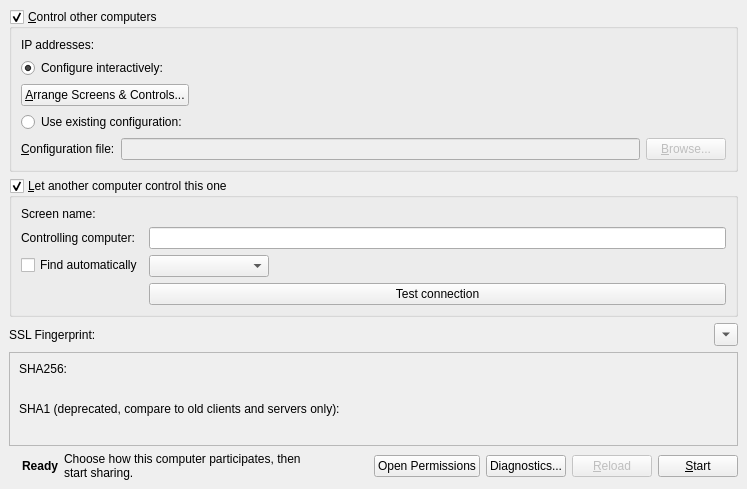
<?xml version="1.0" encoding="UTF-8"?>
<ui version="4.0">
 <class>MainWindow</class>
 <widget class="QMainWindow" name="MainWindow">
  <property name="sizePolicy">
   <sizepolicy hsizetype="Fixed" vsizetype="Fixed">
    <horstretch>0</horstretch>
    <verstretch>0</verstretch>
   </sizepolicy>
  </property>
  <property name="windowTitle">
   <string>InputLeap</string>
  </property>
  <widget class="QWidget" name="centralwidget">
   <layout class="QVBoxLayout" name="verticalLayout_2">
    <property name="sizeConstraint">
     <enum>QLayout::SetFixedSize</enum>
    </property>
    <item>
     <widget class="QGroupBox" name="m_pGroupServer">
      <property name="sizePolicy">
       <sizepolicy hsizetype="Preferred" vsizetype="Preferred">
        <horstretch>0</horstretch>
        <verstretch>0</verstretch>
       </sizepolicy>
      </property>
      <property name="title">
       <string>&amp;Control other computers</string>
      </property>
      <property name="checkable">
       <bool>true</bool>
      </property>
      <property name="checked">
       <bool>true</bool>
      </property>
      <layout class="QVBoxLayout">
       <item>
        <layout class="QFormLayout" name="formLayout">
         <property name="fieldGrowthPolicy">
          <enum>QFormLayout::AllNonFixedFieldsGrow</enum>
         </property>
         <item row="0" column="0">
          <widget class="QLabel" name="label_2">
           <property name="text">
            <string>IP addresses:</string>
           </property>
          </widget>
         </item>
         <item row="0" column="1">
          <widget class="QLabel" name="m_pLabelIpAddresses">
           <property name="text">
            <string notr="true"/>
           </property>
          </widget>
         </item>
        </layout>
       </item>
       <item>
        <widget class="QRadioButton" name="m_pRadioInternalConfig">
         <property name="text">
          <string>Configure interactively:</string>
         </property>
         <property name="checked">
          <bool>true</bool>
         </property>
        </widget>
       </item>
       <item>
        <layout class="QHBoxLayout" name="horizontalLayout_4">
         <item>
          <widget class="QPushButton" name="m_pButtonConfigureServer">
           <property name="text">
            <string>&amp;Arrange Screens &amp;&amp; Controls...</string>
           </property>
          </widget>
         </item>
         <item>
          <spacer>
           <property name="orientation">
            <enum>Qt::Horizontal</enum>
           </property>
           <property name="sizeHint" stdset="0">
            <size>
             <width>40</width>
             <height>20</height>
            </size>
           </property>
          </spacer>
         </item>
        </layout>
       </item>
       <item>
        <widget class="QRadioButton" name="m_pRadioExternalConfig">
         <property name="text">
          <string>Use existing configuration:</string>
         </property>
        </widget>
       </item>
       <item>
        <layout class="QHBoxLayout">
         <item>
          <widget class="QLabel" name="m_pLabelConfigurationFile">
           <property name="text">
            <string>&amp;Configuration file:</string>
           </property>
           <property name="buddy">
            <cstring>m_pLineEditConfigFile</cstring>
           </property>
          </widget>
         </item>
         <item>
          <widget class="QLineEdit" name="m_pLineEditConfigFile">
           <property name="enabled">
            <bool>false</bool>
           </property>
          </widget>
         </item>
         <item>
          <widget class="QPushButton" name="m_pButtonBrowseConfigFile">
           <property name="enabled">
            <bool>false</bool>
           </property>
           <property name="text">
            <string>&amp;Browse...</string>
           </property>
          </widget>
         </item>
        </layout>
       </item>
      </layout>
     </widget>
    </item>
    <item>
     <widget class="QGroupBox" name="m_pGroupClient">
      <property name="sizePolicy">
       <sizepolicy hsizetype="Preferred" vsizetype="Preferred">
        <horstretch>0</horstretch>
        <verstretch>0</verstretch>
       </sizepolicy>
      </property>
      <property name="title">
       <string>&amp;Let another computer control this one</string>
      </property>
      <property name="checkable">
       <bool>true</bool>
      </property>
      <property name="checked">
       <bool>true</bool>
      </property>
      <layout class="QFormLayout" name="formLayout_3">
       <property name="fieldGrowthPolicy">
        <enum>QFormLayout::AllNonFixedFieldsGrow</enum>
       </property>
       <item row="0" column="0">
        <widget class="QLabel" name="label_5">
         <property name="text">
          <string>Screen name:</string>
         </property>
        </widget>
       </item>
       <item row="0" column="1">
        <widget class="QLabel" name="m_pLabelScreenName">
         <property name="text">
          <string notr="true"/>
         </property>
        </widget>
       </item>
       <item row="2" column="0">
        <widget class="QLabel" name="m_pLabelServerName">
         <property name="text">
          <string>Controlling computer:</string>
         </property>
         <property name="buddy">
          <cstring>m_pLineEditHostname</cstring>
         </property>
        </widget>
       </item>
       <item row="2" column="1">
        <widget class="QLineEdit" name="m_pLineEditHostname"/>
       </item>
       <item row="3" column="0">
        <widget class="QCheckBox" name="m_pCheckBoxAutoConfig">
         <property name="text">
          <string>Find automatically</string>
         </property>
        </widget>
       </item>
       <item row="3" column="1">
        <widget class="QComboBox" name="m_pComboServerList">
         <property name="sizePolicy">
          <sizepolicy hsizetype="Maximum" vsizetype="Preferred">
           <horstretch>0</horstretch>
           <verstretch>0</verstretch>
          </sizepolicy>
         </property>
         <property name="minimumSize">
          <size>
           <width>120</width>
           <height>0</height>
          </size>
         </property>
        </widget>
       </item>
       <item row="4" column="1">
        <widget class="QPushButton" name="m_pButtonTestConnection">
         <property name="text">
          <string>Test connection</string>
         </property>
        </widget>
       </item>
      </layout>
     </widget>
    </item>
    <item>
     <layout class="QHBoxLayout" name="horizontalLayout_3">
      <item>
       <widget class="QLabel" name="m_pLabelFingerprint">
        <property name="sizePolicy">
         <sizepolicy hsizetype="Maximum" vsizetype="Preferred">
          <horstretch>0</horstretch>
          <verstretch>0</verstretch>
         </sizepolicy>
        </property>
        <property name="text">
         <string>SSL Fingerprint:</string>
        </property>
       </widget>
      </item>
      <item>
       <widget class="QLabel" name="m_pLabelLocalFingerprint">
        <property name="text">
         <string/>
        </property>
        <property name="textFormat">
         <enum>Qt::PlainText</enum>
        </property>
       </widget>
      </item>
      <item>
       <widget class="QToolButton" name="toolbutton_show_fingerprint">
        <property name="text">
         <string>...</string>
        </property>
        <property name="arrowType">
         <enum>Qt::DownArrow</enum>
        </property>
       </widget>
      </item>
     </layout>
    </item>
    <item>
     <widget class="QFrame" name="frame_fingerprint_details">
      <property name="frameShape">
       <enum>QFrame::StyledPanel</enum>
      </property>
      <property name="frameShadow">
       <enum>QFrame::Raised</enum>
      </property>
      <layout class="QGridLayout" name="gridLayout">
       <property name="sizeConstraint">
        <enum>QLayout::SetMinimumSize</enum>
       </property>
       <item row="1" column="1">
        <widget class="QLabel" name="label_sha256_randomart">
         <property name="font">
          <font>
           <family>Courier</family>
          </font>
         </property>
         <property name="text">
          <string/>
         </property>
         <property name="textInteractionFlags">
          <set>Qt::LinksAccessibleByMouse|Qt::TextSelectableByMouse</set>
         </property>
        </widget>
       </item>
       <item row="2" column="0" colspan="2">
        <widget class="QLabel" name="label_sha1">
         <property name="text">
          <string>SHA1 (deprecated, compare to old clients and servers only):</string>
         </property>
        </widget>
       </item>
       <item row="3" column="0" colspan="2">
        <widget class="QLabel" name="label_sha1_fingerprint_full">
         <property name="text">
          <string/>
         </property>
         <property name="textInteractionFlags">
          <set>Qt::LinksAccessibleByMouse|Qt::TextSelectableByMouse</set>
         </property>
        </widget>
       </item>
       <item row="0" column="0" colspan="2">
        <widget class="QLabel" name="label_sha256">
         <property name="text">
          <string>SHA256:</string>
         </property>
        </widget>
       </item>
       <item row="1" column="0">
        <widget class="QLabel" name="label_sha256_fingerprint_full">
         <property name="text">
          <string/>
         </property>
         <property name="textInteractionFlags">
          <set>Qt::LinksAccessibleByMouse|Qt::TextSelectableByMouse</set>
         </property>
        </widget>
       </item>
      </layout>
     </widget>
    </item>
    <item>
     <layout class="QHBoxLayout" name="horizontalLayout">
      <property name="sizeConstraint">
       <enum>QLayout::SetDefaultConstraint</enum>
      </property>
      <item>
       <widget class="QLabel" name="m_pLabelPadlock">
        <property name="enabled">
         <bool>true</bool>
        </property>
        <property name="text">
         <string/>
        </property>
       </widget>
      </item>
      <item>
       <widget class="QLabel" name="m_pStatusLabel">
        <property name="font">
         <font>
          <bold>true</bold>
         </font>
        </property>
        <property name="text">
         <string>Ready</string>
        </property>
       </widget>
      </item>
      <item>
       <widget class="QLabel" name="m_pStatusDetail">
        <property name="text">
         <string>Choose how this computer participates, then start sharing.</string>
        </property>
        <property name="wordWrap">
         <bool>true</bool>
        </property>
       </widget>
      </item>
      <item>
       <spacer name="spacer">
        <property name="orientation">
         <enum>Qt::Horizontal</enum>
        </property>
        <property name="sizeHint" stdset="0">
         <size>
          <width>40</width>
          <height>20</height>
         </size>
        </property>
       </spacer>
      </item>
      <item>
       <widget class="QPushButton" name="m_pButtonPermissions">
        <property name="text">
         <string>Open Permissions</string>
        </property>
       </widget>
      </item>
      <item>
       <widget class="QPushButton" name="m_pButtonDiagnostics">
        <property name="text">
         <string>Diagnostics...</string>
        </property>
       </widget>
      </item>
      <item>
       <widget class="QPushButton" name="m_pButtonReload">
        <property name="enabled">
         <bool>false</bool>
        </property>
        <property name="text">
         <string>&amp;Reload</string>
        </property>
       </widget>
      </item>
      <item>
       <widget class="QPushButton" name="m_pButtonToggleStart">
        <property name="text">
         <string>&amp;Start</string>
        </property>
       </widget>
      </item>
     </layout>
    </item>
   </layout>
  </widget>
  <action name="m_pActionAbout">
   <property name="text">
    <string>&amp;About InputLeap...</string>
   </property>
   <property name="shortcut">
    <string notr="true"/>
   </property>
   <property name="menuRole">
    <enum>QAction::AboutRole</enum>
   </property>
  </action>
  <action name="m_pActionQuit">
   <property name="text">
    <string>&amp;Quit</string>
   </property>
   <property name="statusTip">
    <string>Quit</string>
   </property>
   <property name="shortcut">
    <string notr="true">Ctrl+Q</string>
   </property>
   <property name="menuRole">
    <enum>QAction::QuitRole</enum>
   </property>
  </action>
  <action name="m_pActionStartCmdApp">
   <property name="text">
    <string>&amp;Start</string>
   </property>
   <property name="statusTip">
    <string>Run</string>
   </property>
   <property name="shortcut">
    <string notr="true">Ctrl+S</string>
   </property>
  </action>
  <action name="m_pActionStopCmdApp">
   <property name="enabled">
    <bool>false</bool>
   </property>
   <property name="text">
    <string>S&amp;top</string>
   </property>
   <property name="statusTip">
    <string>Stop</string>
   </property>
   <property name="shortcut">
    <string notr="true">Ctrl+T</string>
   </property>
  </action>
  <action name="m_pActionMinimize">
   <property name="text">
    <string>&amp;Hide</string>
   </property>
   <property name="toolTip">
    <string>Hide</string>
   </property>
   <property name="shortcut">
    <string notr="true">F5</string>
   </property>
  </action>
  <action name="m_pActionRestore">
   <property name="text">
    <string>&amp;Show</string>
   </property>
   <property name="toolTip">
    <string>Show</string>
   </property>
   <property name="shortcut">
    <string notr="true"/>
   </property>
  </action>
  <action name="m_pActionSave">
   <property name="text">
    <string>S&amp;ave configuration</string>
   </property>
   <property name="statusTip">
    <string>Save the interactively generated server configuration to a file.</string>
   </property>
   <property name="shortcut">
    <string notr="true">Ctrl+Alt+S</string>
   </property>
  </action>
  <action name="m_pActionSettings">
   <property name="text">
    <string>Change &amp;Settings</string>
   </property>
   <property name="statusTip">
    <string>Edit settings</string>
   </property>
   <property name="shortcut">
    <string notr="true">F4</string>
   </property>
   <property name="menuRole">
    <enum>QAction::PreferencesRole</enum>
   </property>
  </action>
  <action name="m_pActionShowLog">
   <property name="text">
    <string>Show &amp;Log</string>
   </property>
   <property name="toolTip">
    <string>Show Log</string>
   </property>
   <property name="shortcut">
    <string notr="true">F2</string>
   </property>
  </action>
  <action name="m_pActionReload">
   <property name="text">
    <string>&amp;Reload</string>
   </property>
   <property name="toolTip">
    <string>Reload app</string>
   </property>
   <property name="shortcut">
    <string notr="true"/>
   </property>
  </action>
 </widget>
 <resources>
  <include location="../res/InputLeap.qrc"/>
 </resources>
 <connections>
  <connection>
   <sender>m_pRadioExternalConfig</sender>
   <signal>toggled(bool)</signal>
   <receiver>m_pLineEditConfigFile</receiver>
   <slot>setEnabled(bool)</slot>
   <hints>
    <hint type="sourcelabel">
     <x>156</x>
     <y>179</y>
    </hint>
    <hint type="destinationlabel">
     <x>169</x>
     <y>209</y>
    </hint>
   </hints>
  </connection>
  <connection>
   <sender>m_pRadioExternalConfig</sender>
   <signal>toggled(bool)</signal>
   <receiver>m_pButtonBrowseConfigFile</receiver>
   <slot>setEnabled(bool)</slot>
   <hints>
    <hint type="sourcelabel">
     <x>353</x>
     <y>182</y>
    </hint>
    <hint type="destinationlabel">
     <x>356</x>
     <y>211</y>
    </hint>
   </hints>
  </connection>
  <connection>
   <sender>m_pRadioInternalConfig</sender>
   <signal>toggled(bool)</signal>
   <receiver>m_pButtonConfigureServer</receiver>
   <slot>setEnabled(bool)</slot>
   <hints>
    <hint type="sourcelabel">
     <x>204</x>
     <y>244</y>
    </hint>
    <hint type="destinationlabel">
     <x>212</x>
     <y>274</y>
    </hint>
   </hints>
  </connection>
  <connection>
   <sender>m_pButtonToggleStart</sender>
   <signal>clicked()</signal>
   <receiver>m_pActionStartCmdApp</receiver>
   <slot>trigger()</slot>
   <hints>
    <hint type="sourcelabel">
     <x>361</x>
     <y>404</y>
    </hint>
    <hint type="destinationlabel">
     <x>-1</x>
     <y>-1</y>
    </hint>
   </hints>
  </connection>
 </connections>
</ui>
